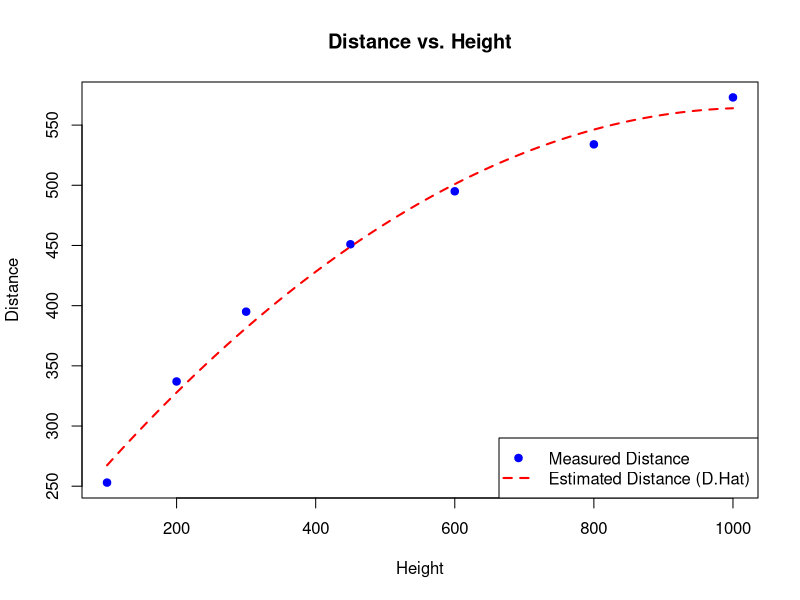

This chart was generated by the following R code:

# Part A:
## First, we need to define the variables:
Location <- c("A", "A", "A", "B", "B", "B", "C")
Height <- c(100, 200, 300, 450, 600, 800, 1000)
Distance <- c(253, 337, 395, 451, 495, 534, 573)

##Create the data frame:
Galileo <- data.frame(Location, Height, Distance)

##Let's print out the data frame
print(Galileo)



# Part B:
##I'll just use built in functions for the mean, median, variance, and IQR:
mean_distance <- mean(Galileo$Distance)
median_distance <- median(Galileo$Distance)
variance_distance <- var(Galileo$Distance)
iqr_distance <- IQR(Galileo$Distance)

cat("Mean of Distance: ", mean_distance, "\n")
cat("Median of Distance: ", median_distance, "\n")
cat("Variance of Distance: ", variance_distance, "\n")
cat("IQR of Distance: ", iqr_distance, "\n")


# Part C:
## Define the DHat var with given formula.
Galileo$D.Hat <- 200 + 0.708 * Galileo$Height - 0.000344 * Galileo$Height^2

## Bool LO:
Galileo$LO <- Galileo$D.Hat < Galileo$Distance
## Display the updated Galileo dataframe
print(Galileo)

## Extract the subset where the estimated distance is NOT lower than the measured distance
Galileo_subset <- subset(Galileo, LO == FALSE)

## Display the subset
print(Galileo_subset)

#Part D:
## Function for the estimated distance (D.Hat)
D.Hat <- function(h) {
  200 + 0.708 * h - 0.000344 * h^2
}

## Generate smooth height values for the curve
Height_curve <- seq(min(Height), max(Height), length.out = 100)
D_Hat_curve <- D.Hat(Height_curve)

## Create the plot
plot(
  Height, Distance, 
  main = "Distance vs. Height", 
  xlab = "Height", 
  ylab = "Distance", 
  pch = 19, 
  col = "blue", 
  xlim = range(Height_curve), 
  ylim = range(c(Distance, D_Hat_curve))
)

## Add the estimated distance curve (D.Hat)
lines(Height_curve, D_Hat_curve, col = "red", lty = 2, lwd = 2)

## Add a legend
legend("bottomright", legend = c("Measured Distance", "Estimated Distance (D.Hat)"), 
       col = c("blue", "red"), pch = c(19, NA), lty = c(NA, 2), lwd = c(NA, 2))

